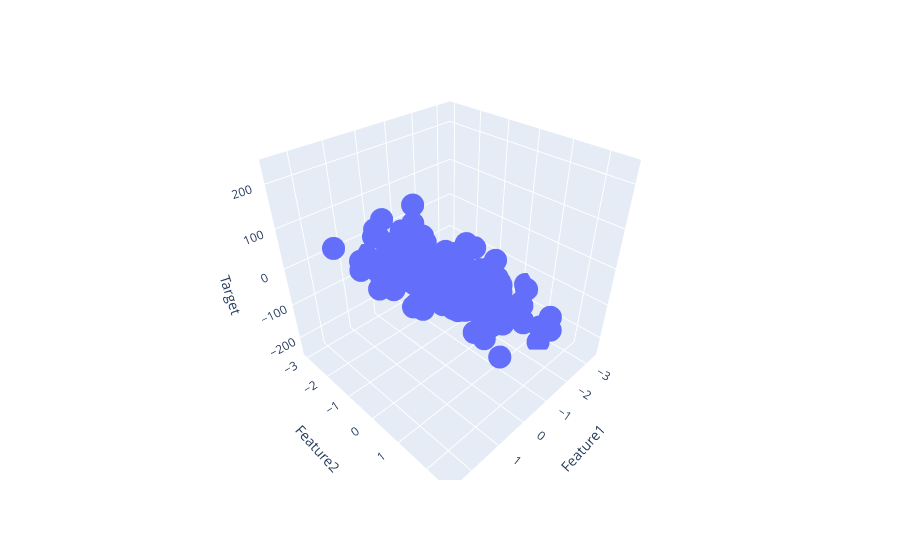

Here is the notebook cell this chart was saved with:
### Code cell
fig = px.scatter_3d(df,x='Feature1',y='Feature2',z='Target')
fig.show()

### Figure 1 — Plotly figure (JSON) as saved in the notebook; plotly's stock layout.template omitted (floating-point values rounded to 4 significant figures; data arrays with more than 128 entries replaced by an {"elided": "..."} marker saying what was removed)
{"data": [{"hovertemplate": "Feature1=%{x}<br>Feature2=%{y}<br>Target=%{z}<extra></extra>", "legendgroup": "", "marker": {"color": "#636efa", "symbol": "circle"}, "mode": "markers", "name": "", "scene": "scene", "showlegend": false, "type": "scatter3d", "x": {"elided": "200 float values"}, "y": {"elided": "200 float values"}, "z": {"elided": "200 float values"}}], "layout": {"legend": {"tracegroupgap": 0}, "margin": {"t": 60}, "scene": {"domain": {"x": [0, 1], "y": [0, 1]}, "xaxis": {"title": {"text": "Feature1"}}, "yaxis": {"title": {"text": "Feature2"}}, "zaxis": {"title": {"text": "Target"}}}}}
